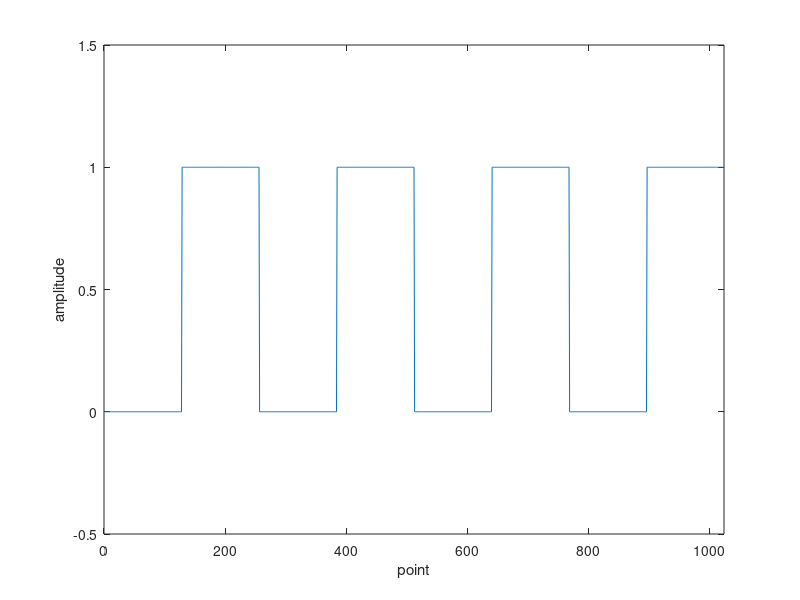
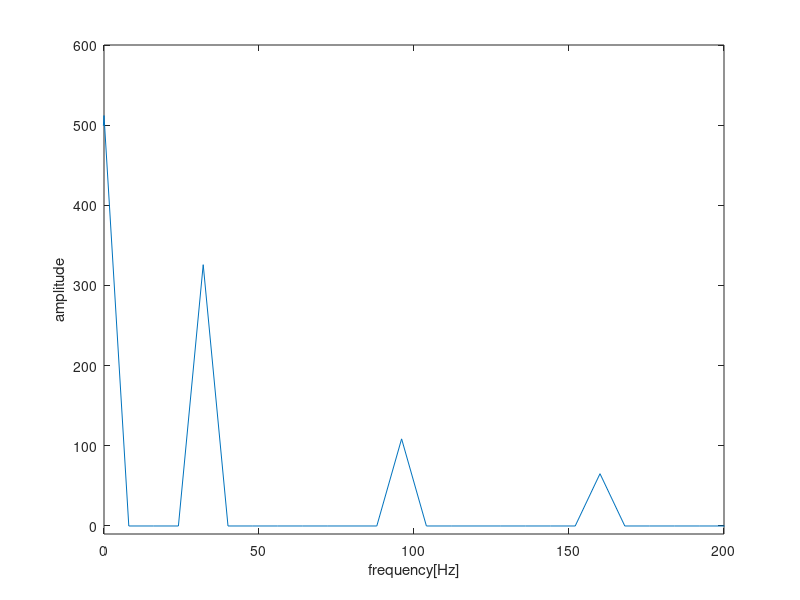

Write the MATLAB code that produced these figures, in order.
clear;

Fs = 8192;
t = (0 : 4*(Fs-1)) / Fs;
f = 440;
fs = (-Fs/2 : Fs/(128*2*4) : (Fs/2)-Fs/(128*2*4));

y_0 = zeros(1,128);
y_1 = ones(1,128);

y = [y_0 y_1];
y = [y y y y];
fig0 = figure;
plot(y);
xlabel('point');
ylabel('amplitude');
axis([0 1024 -0.5 1.5]);

fft_y = fft(y);
ln = length(abs(fftshift(fft(y))));
fft_ys = fftshift(fft_y);
fft_ys = abs(fft_ys);
fig1 = figure;
plot(fs,fft_ys);
xlabel('frequency[Hz]');
ylabel('amplitude');
axis([0 200 -10 600]);
exportgraphics(fig0,'../Figures/02_021.pdf','ContentType','vector');
exportgraphics(fig1,'../Figures/02_022.pdf','ContentType','vector');
